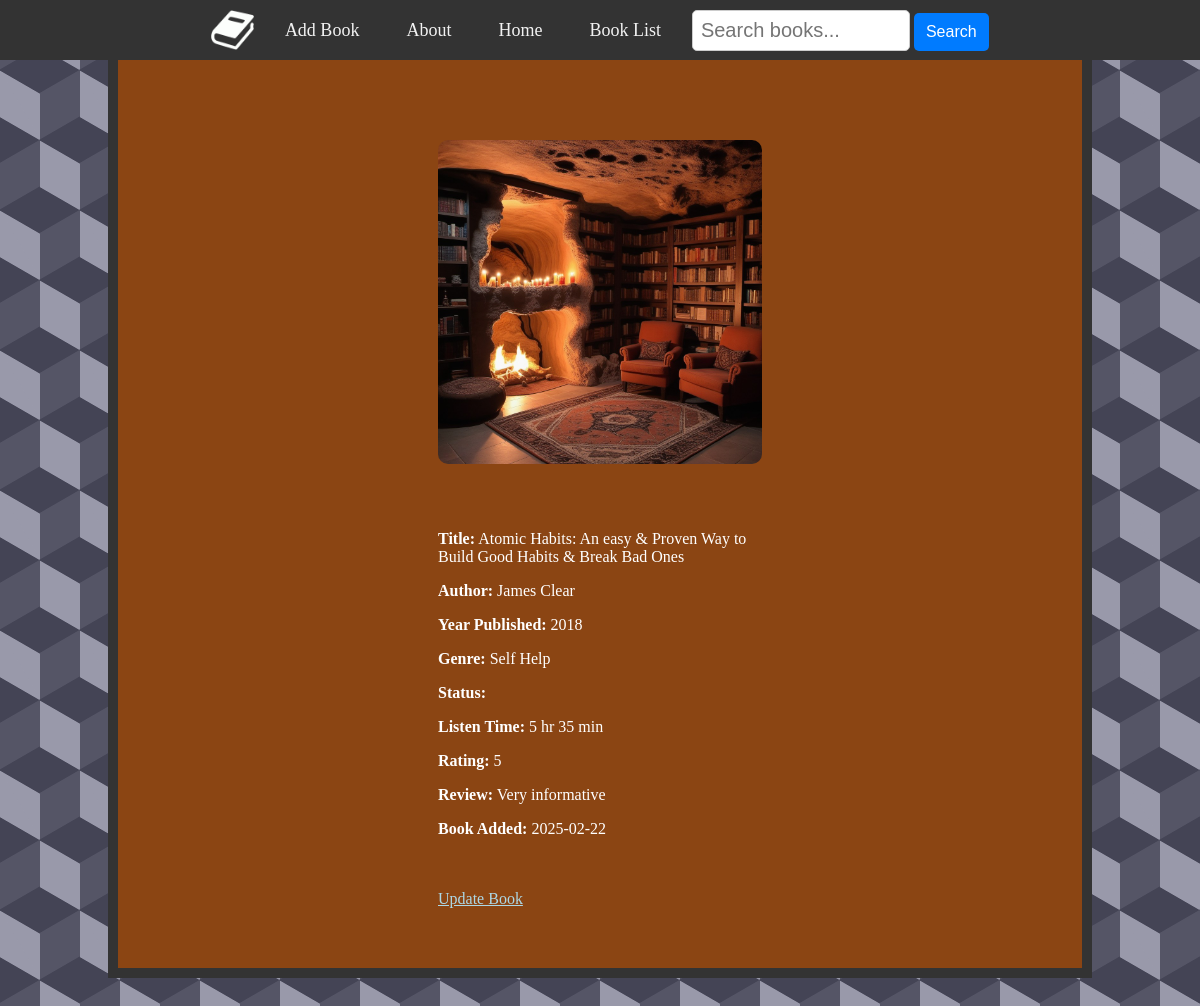
The page /public/pages/view_book.php?id=6 on the database its author committed.
### tables this page shows
CREATE TABLE `books` (
  `id` int(11) NOT NULL,
  `title` varchar(255) NOT NULL,
  `author` varchar(255) NOT NULL,
  `publish_year` year(4) DEFAULT NULL,
  `genre` varchar(100) DEFAULT NULL,
  `status` varchar(100) DEFAULT 'In Progress',
  `page_count` int(10) UNSIGNED DEFAULT NULL,
  `listen_time` int(10) UNSIGNED DEFAULT NULL,
  `rating` int(11) DEFAULT NULL CHECK (`rating` between 1 and 5),
  `review` text DEFAULT NULL,
  `created_at` date NOT NULL,
  `updated_at` timestamp NOT NULL DEFAULT current_timestamp() ON UPDATE current_timestamp()
);

### public/pages/view_book.php (the view, shortened to what this page needs)
<?php
require_once '../../includes/creds.php';
$id = ($_GET['id']);
if ($id !== NULL) {
    $query = "SELECT title, author, publish_year, genre, status, page_count, listen_time, rating, review, created_at
        FROM books Where id = $id";
    $stmt = $pdo->prepare($query);
    $stmt->execute();
    $book = $stmt->fetch();
}
$hours = floor($book['listen_time'] / 60);
$minutes = $book['listen_time'] % 60;
?>
<!DOCTYPE html>
<html lang="en">
<head>
    <link rel="stylesheet" href="../assets/styles.css">
</head>
<body>
<div class="navbar">
    <img src="../assets/whiteBookIcon.png" alt="White Book Icon">
    <a href="add_book.php">Add Book</a>
    <a href="#news">About</a>
    <a href="../../index.php">Home</a>
    <a href="search_book.php">Book List</a>
    <form method="GET" action="search_book.php">
    <input type="text" name="search" placeholder="Search books..." value="<?= $_GET['search'] ?? '' ?>">
        <button type="submit">Search</button>
    </form>
</div>
<div class="titleBar">
    <div class="container">
    <img class="container__image" src="../assets/fireplace.jpg" alt="Cave Fire Place">
    <div class="container__text">
    <?php
        echo '<p><strong>Title:</strong> ' . $book['title'] . '</p>';
        echo '<p><strong>Author:</strong> ' . $book['author'] . '</p>';
        echo '<p><strong>Year Published:</strong> ' . $book['publish_year'] . '</p>';
        echo '<p><strong>Genre:</strong> ' . $book['genre'] . '</p>';
        echo '<p><strong>Status:</strong> ' . $book['status'] . '</p>';
        if ($book['page_count'] != NULL) {
            echo '<p><strong>Page Count:</strong> ' . $book['page_count'] . '</p>';}
        else {
            echo '<p><strong>Listen Time:</strong> ' . $hours . ' hr ' . $minutes . ' min</p>';
        }
        echo '<p><strong>Rating:</strong> ' . $book['rating'] . '</p>';
        echo '<p><strong>Review:</strong> ' . $book['review'] . '</p>';
        echo '<p><strong>Book Added:</strong> ' . $book['created_at'] . '</p>';
        echo '<br><br> <a href="update_book.php?id=' . htmlspecialchars($id) . '">Update Book</a>';
    ?>
</div>
</div>
</div>
</body>
</html>

### public/assets/styles.css (style rules this page uses)
body { background-color: #556; background-image: linear-gradient(30deg, #445 12%, transparent 12.5%, transparent 87%, #445 87.5%, #445), linear-gradient(150deg, #445 12%, transparent 12.5%, transparent 87%, #445 87.5%, #445), linear-gradient(30deg, #445 12%, transparent 12.5%, transparent 87%, #445 87.5%, #445), linear-gradient(150deg, #445 12%, transparent 12.5%, transparent 87%, #445 87.5%, #445), linear-gradient(60deg, #99a 25%, transparent 25.5%, transparent 75%, #99a 75%, #99a), linear-gradient(60deg, #99a 25%, transparent 25.5%, transparent 75%, #99a 75%, #99a); background-size: 80px 140px; background-position: 0 0, 0 0, 40px 70px, 40px 70px, 0 0, 40px 70px; color: white; }
a { color: lightblue }
.navbar { width: 100%; height: 60px; background-color: #333; display: flex; align-items: center; justify-content: center; gap: 15px; position: fixed; top: 0; left: 0; right: 0; z-index: 1000; }
.navbar img { max-height: 40px; width: auto; }
.navbar a { color: #f2f2f2; text-align: center; text-decoration: none; font-size: 18px; padding: 10px 16px; }
.navbar input[type="text"] { padding: 8px; font-size: 20px; border: 1px solid #ccc; width: 200px; border-radius: 5px; background-color: white; color: black; }
.navbar button { padding: 10px 12px; font-size: 16px; border: none; background-color: #007bff; color: white; cursor: pointer; border-radius: 5px; }
.titleBar { border: 10px solid #333; margin: 50px 100px 80px 100px; background-color: saddlebrown; padding: 20px; }
.container { padding: 60px 300px 40px; max-width: 1000px; display: flex; flex-wrap: wrap; gap: 50px; align-items: center; }
.container__image { border: #333; border-radius: 10px; width: 100%; max-width: 500px; height: auto; flex: 1 1 200px; }
.container__text { flex: 2 1 450px; }

### rows shown on the page
books: title "Atomic Habits: An easy & Proven Way to Build Good Habits & Break Bad Ones", author "James Clear", publish_year "2018", genre "Self Help", listen_time "5", listen_time "35", rating "5", review "Very informative", created_at "2025-02-22"
